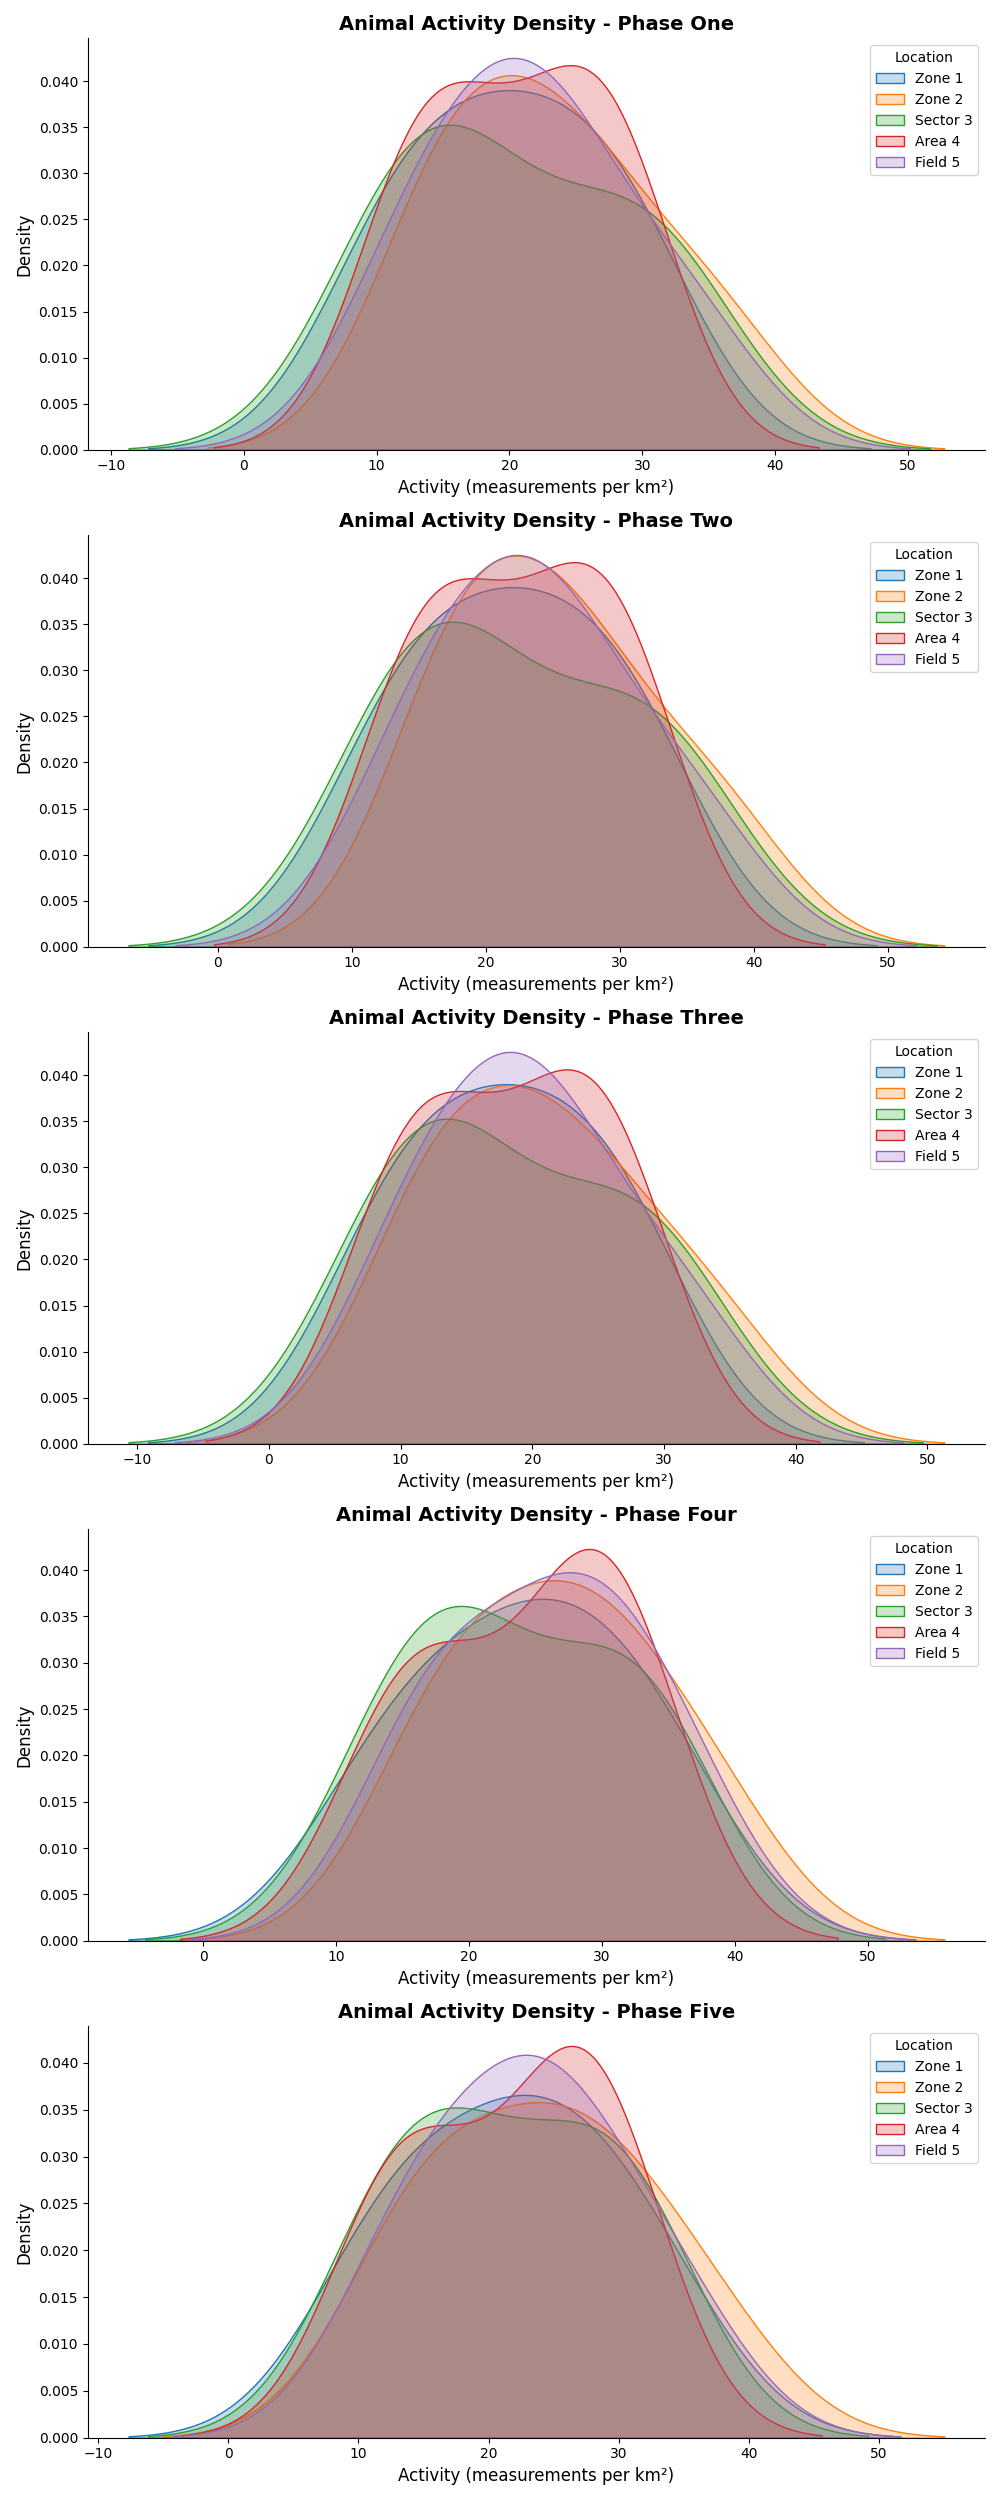

Reproduce this figure in Python.
import matplotlib.pyplot as plt
import numpy as np
import seaborn as sns

# Define the locations
locations = ['Zone 1', 'Zone 2', 'Sector 3', 'Area 4', 'Field 5']

# Activity data scaled (measurements per km²) for five phases
phase_one_activity = np.array([
    [10, 15, 11, 14, 12], 
    [20, 23, 18, 21, 22], 
    [30, 35, 32, 28, 33],
    [25, 26, 28, 27, 24],
    [15, 16, 14, 13, 17]
])

phase_two_activity = np.array([
    [12, 18, 13, 16, 14], 
    [22, 25, 20, 23, 24], 
    [32, 37, 34, 30, 35],
    [27, 28, 30, 29, 26],
    [17, 18, 16, 15, 19]
])

phase_three_activity = np.array([
    [8, 12, 9, 11, 10], 
    [18, 21, 16, 19, 20], 
    [28, 33, 30, 26, 31],
    [23, 24, 26, 25, 22],
    [13, 14, 12, 11, 15]
])

phase_four_activity = np.array([
    [13, 17, 14, 15, 16], 
    [25, 28, 22, 27, 29], 
    [35, 38, 33, 31, 36],
    [29, 30, 32, 31, 28],
    [19, 21, 18, 17, 20]
])

phase_five_activity = np.array([
    [11, 14, 12, 13, 13], 
    [23, 26, 21, 24, 25], 
    [33, 36, 31, 29, 34],
    [26, 27, 29, 28, 25],
    [16, 17, 15, 14, 18]
])

# Create figure with subplots for five phases
fig, axs = plt.subplots(5, 1, figsize=(10, 25), tight_layout=True)

def create_density_plot(ax, data, phase):
    for i, loc in enumerate(locations):
        sns.kdeplot(data[:, i], ax=ax, label=loc, fill=True)
    ax.set_title(f'Animal Activity Density - {phase}', fontsize=14, fontweight='bold')
    ax.set_ylabel('Density', fontsize=12)
    ax.set_xlabel('Activity (measurements per km²)', fontsize=12)
    ax.legend(handles=ax.get_legend(), labels=locations, title='Location', fontsize=10)
    ax.grid(False)
    ax.spines['top'].set_visible(False)
    ax.spines['right'].set_visible(False)

# Create density plots for each phase
create_density_plot(axs[0], phase_one_activity, 'Phase One')
create_density_plot(axs[1], phase_two_activity, 'Phase Two')
create_density_plot(axs[2], phase_three_activity, 'Phase Three')
create_density_plot(axs[3], phase_four_activity, 'Phase Four')
create_density_plot(axs[4], phase_five_activity, 'Phase Five')

plt.show()
